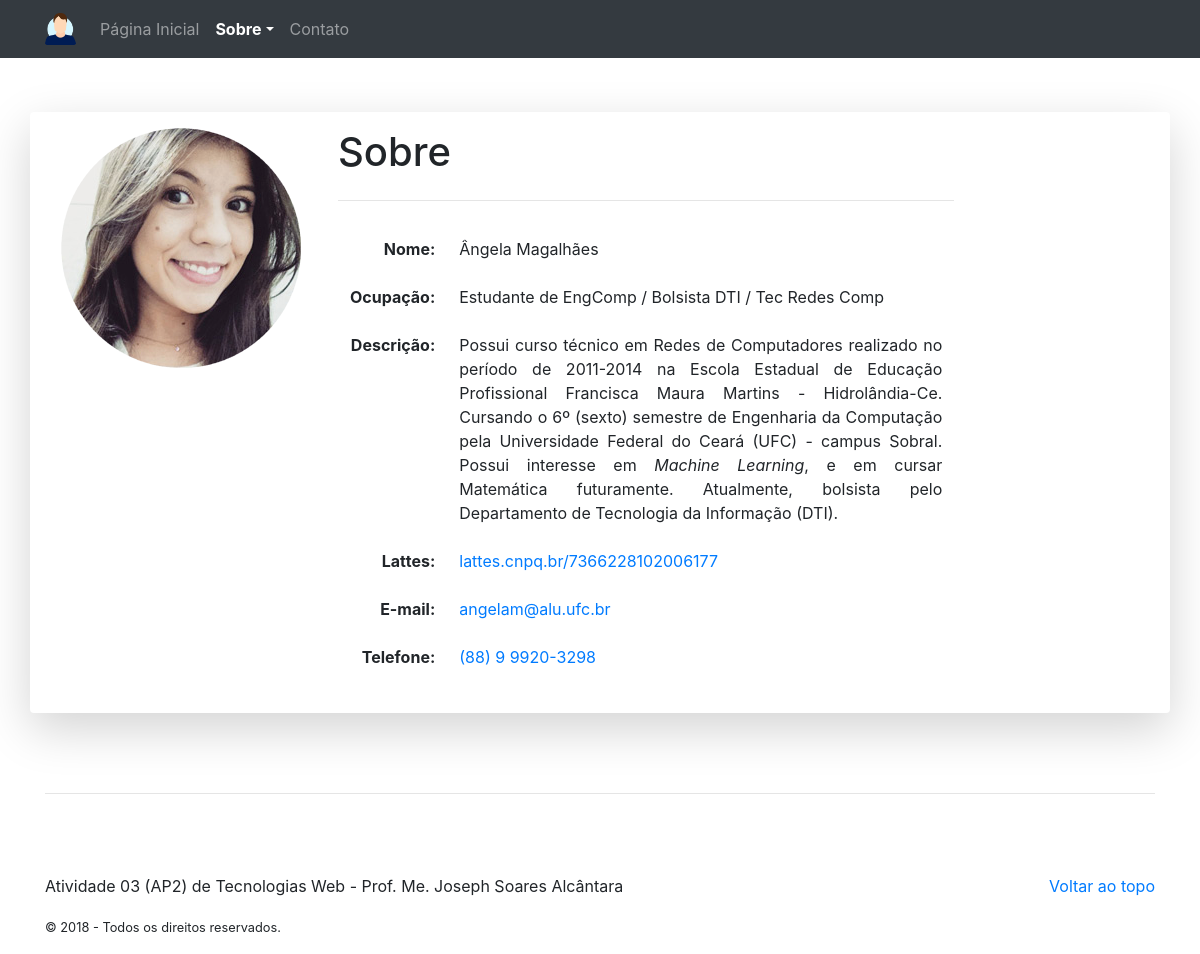
Screenshot of /sobre/view/1 with the database file from the repository.
### tables this page shows
CREATE TABLE membros (
  id INT NOT NULL AUTO_INCREMENT,
  nome VARCHAR(45) NOT NULL,
  user VARCHAR(30) NOT NULL,
  ocupacao VARCHAR(60) NOT NULL,
  email VARCHAR(45) NOT NULL,
  telefone VARCHAR(16) NOT NULL,
  lattes VARCHAR(40) NOT NULL,
  descricao TEXT(500) NOT NULL,
  PRIMARY KEY (id)
);

### application/controllers/Sobre.php (called while the page is built, shortened)
<?php
class Sobre extends CI_Controller {
  public function __construct() {
    $this->load->model('membros_model');
  }
  public function view($id = null) {
    if ($id === null) {
      show_404();
    } else {
      $data = array (
        'title' => 'Sobre',
        'membros' => $this->membros_model->get_membros(),
        'membro' => $this->membros_model->get_membros($id)
      );
      $this->load->view('templates/header', $data);
      $this->load->view('pages/sobre', $data);
      $this->load->view('templates/footer');
    }
  }
}

### index.php (called while the page is built, shortened)
<?php
require_once BASEPATH.'core/CodeIgniter.php';

### application/models/Membros_model.php (called while the page is built, shortened)
<?php
  class Membros_model extends CI_Model {
    public function get_membros($id = null) {
      if ($id === null) {
        $query = $this->db->get('membros');
        return $query->result_array();
      }
      $query = $this->db->get_where('membros', array('id' => $id));
      return $query->row_array();
    }
  }
?>

### application/views/pages/sobre.php (the view)
<main role="main" class="container">
  <div class="row mt-5 shadow-lg p-3 bg-white rounded">
    <div class="col-md-7 order-md-2">
      <h1 class="featurette-heading"><?=$title?></h1>
      <hr class="my-4">
      <table class="table table-borderless">
        <tbody>
          <tr>
            <th class="text-right" scope="row">Nome:</th>
            <td><?=$membro['nome']?></td>
          </tr>
          <tr>
            <th class="text-right" scope="row">Ocupação:</th>
            <td><?=$membro['ocupacao']?></td>
          </tr>
          <tr>
            <th class="text-right" scope="row">Descrição:</th>
            <td class="text-justify"><?=$membro['descricao']?></td>
          </tr>
          <tr>
            <th class="text-right" scope="row">Lattes:</th>
            <td><a href="http://<?=$membro['lattes']?>" target="_blank"><?=$membro['lattes']?></td>
          </tr>
          <tr>
            <th class="text-right" scope="row">E-mail:</th>
            <td><a href="mailto:<?=$membro['email']?>" target="_blank"><?=$membro['email']?></td>
          </tr>
          <tr>
            <th class="text-right" scope="row">Telefone:</th>
            <td><a href="tel:<?=$membro['telefone']?>" target="_blank"><?=$membro['telefone']?></td>
          </tr>
        </tbody>
      </table>
    </div>
    <div class="col-md-3 order-md-1">
      <img class="img-fluid" alt="<?=$membro['nome']?>" title="<?=$membro['nome']?>"
           src="<?=base_url('static/img/'.$membro['user'].'.png')?>">
    </div>
  </div>
</main>

### application/views/templates/header.php (shortened to what this page needs)
<!DOCTYPE html>
<html lang="pt-br">
  <head>
    <link rel="stylesheet" href="<?=base_url('static/css/bootstrap.min.css')?>">
    <link rel="stylesheet" href="<?=base_url('static/css/estilo.css')?>">
  </head>
	<body>
  	<header>
      <nav class="navbar navbar-expand-md fixed-top navbar-dark bg-dark">
        <div class="container">
          <a class="navbar-brand" href="<?=site_url('inicial')?>" title="Atividade 3 - AP2">
            <img class="d-inline-block align-top" src="<?=base_url('static/img/profile.png')?>" height="32" alt="ATV3-AP2">
          </a>
          <div class="collapse navbar-collapse" id="navbar01">
            <ul class="navbar-nav mr-auto">
              <li class="nav-item">
                <a class="nav-link <?php if (!strcmp($title,'Página Inicial')) echo 'active font-weight-bold'; ?>" href="<?=site_url('inicial')?>">Página Inicial</a>
              </li>
              <li class="nav-item dropdown">
                <a class="nav-link dropdown-toggle <?php if (!strcmp($title,'Sobre')) echo 'active font-weight-bold'; ?>" href="#" id="dropdown01" data-toggle="dropdown" aria-haspopup="true" aria-expanded="false">Sobre</a>
              </li>
              <li class="nav-item">
                <a class="nav-link <?php if (!strcmp($title,'Contato')) echo 'active font-weight-bold'; ?>" href="<?=site_url('contato')?>">Contato</a>
              </li>
            </ul>
          </div>
        </div>
      </nav>
    </header>

### application/views/templates/footer.php (shortened to what this page needs)
    <footer class="container">
      <hr class="footer-divider">
      <p class="float-right"><a href="#">Voltar ao topo</a></p>
      <p>Atividade 03 (AP2) de Tecnologias Web - Prof. Me. Joseph Soares Alcântara</p>
      <p>
        <small>&copy; <?=date('Y')?> - Todos os direitos reservados.</small>
      </p>
    </footer>
  </body>
</html>

### static/css/estilo.css (style rules this page uses)
body { padding-top: 4rem; }
.footer-divider { margin: 5rem 0; }

### rows the page displays
membros: nome "Ângela Magalhães", ocupacao "Estudante de EngComp / Bolsista DTI / Tec Redes Comp", descricao "Possui curso técnico em Redes de Computadores realizado no período de 2011-2014 na Escola Estadual de Educação Profissional Francisca Maura Martins - Hidrolândia-Ce. Cursando o 6º (sexto) semestre de Engenharia da Computação pela Universidade Federal do Ceará (UFC) - campus Sobral. Possui interesse em Machine Learning , e em cursar Matemática futuramente. Atualmente, bolsista pelo Departamento de Tecnologia da Informação (DTI).", lattes "lattes.cnpq.br/7366228102006177", email "angelam@alu.ufc.br", telefone "(88) 9 9920-3298", user (picture)

### other values shown
$title "Sobre"
